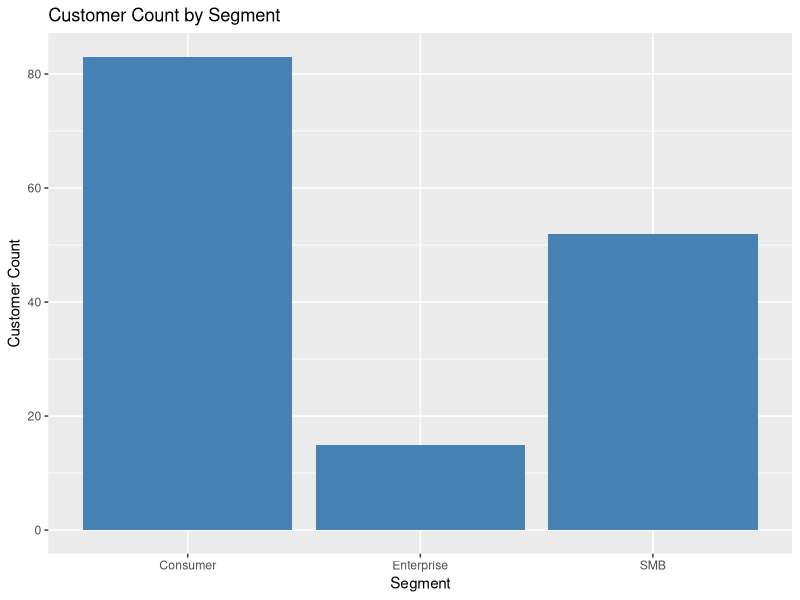

Write the R code that produced this figure.
## ---- chunk 1
library(tidyverse)
library(knitr)
library(kableExtra)
library(lubridate)
## ---- chunk 2
raw_dataset <- read_csv("data/32544804_Shruti Pillai.csv")
## ---- chunk 3
head(raw_dataset, 10)
glimpse(raw_dataset)
str(raw_dataset)
names(raw_dataset)
nrow(raw_dataset)
ncol(raw_dataset)
unique(raw_dataset$segment)
unique(raw_dataset$notes)
table(raw_dataset$notes, useNA = "ifany")
anyDuplicated(raw_dataset)
## ---- chunk 4
#Standardised notes section and checked if changes were correctly applied.

cleaned_dataset <- raw_dataset |>
    mutate(
        notes = na_if(notes, "N/A")
    )
table(cleaned_dataset$notes, useNA = "ifany")

#Standardised date format and checked if changes were correctly applied. Since this category won't be used in the analysis, it hasn't been perfectly cleaned.

cleaned_dataset <- cleaned_dataset |>
    mutate(
        signup_date = parse_date_time(signup_date, orders = c("ymd", "B d, Y", "dmy", "b d, Y"))  
    |> as.Date()
    )
table(cleaned_dataset$signup_date, useNA = "ifany")

#Converted visits from numeric to integer and checked if changes were correctly applied.

cleaned_dataset <- cleaned_dataset |>
    mutate(
        visits = as.integer(visits)
    )
str(cleaned_dataset$visits)

#Overall check
str(cleaned_dataset)
## ---- chunk 5
cleaned_dataset |>
    group_by(segment) |>
    summarise(
        total_customers = n(),
        median_marketing_spend = median(marketing_spend, na.rm = TRUE),
        median_purchase_amount = median(purchase_amount, na.rm = TRUE),
        median_visits = median(visits, na.rm = TRUE),
        missing_purchases = sum(is.na(purchase_amount))
    ) |>
    kable(digits = 2)
## ---- chunk 6
ggplot(cleaned_dataset, aes(x = segment)) + geom_bar(fill = "steelblue") +
    labs(
        title = "Customer Count by Segment",
        x = "Segment",
        y = "Customer Count"
        )
